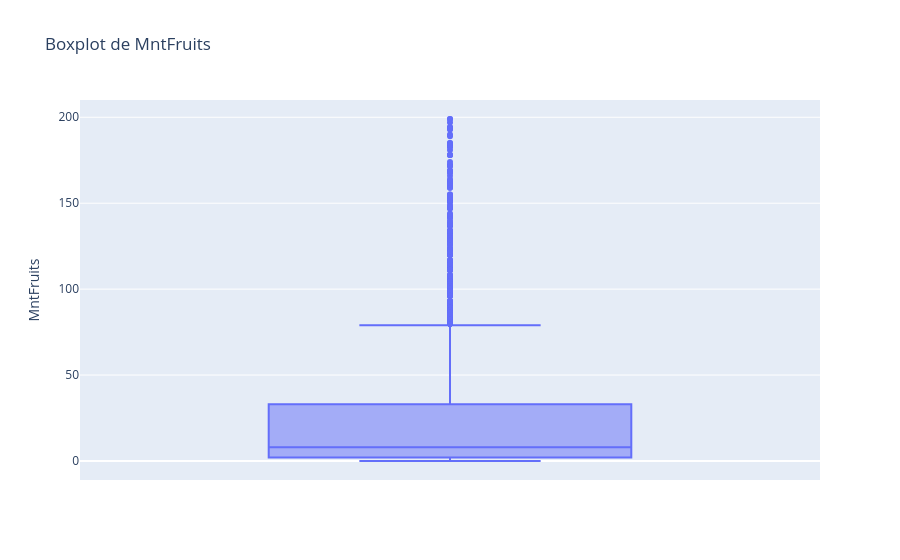

Notebook cell for this chart:
### Code cell
fig = px.box(df, y='MntFruits', title='Boxplot de MntFruits')
fig.show()

### Figure 1 — Plotly figure (JSON) as saved in the notebook; plotly's stock layout.template omitted (floating-point values rounded to 4 significant figures; data arrays with more than 128 entries replaced by an {"elided": "..."} marker saying what was removed)
{"data": [{"alignmentgroup": "True", "hovertemplate": "MntFruits=%{y}<extra></extra>", "legendgroup": "", "marker": {"color": "#636efa"}, "name": "", "notched": false, "offsetgroup": "", "orientation": "v", "showlegend": false, "type": "box", "x0": " ", "xaxis": "x", "y": {"elided": "2212 int values"}, "y0": " ", "yaxis": "y"}], "layout": {"boxmode": "group", "legend": {"tracegroupgap": 0}, "title": {"text": "Boxplot de MntFruits"}, "xaxis": {"anchor": "y", "domain": [0, 1]}, "yaxis": {"anchor": "x", "domain": [0, 1], "title": {"text": "MntFruits"}}}}
